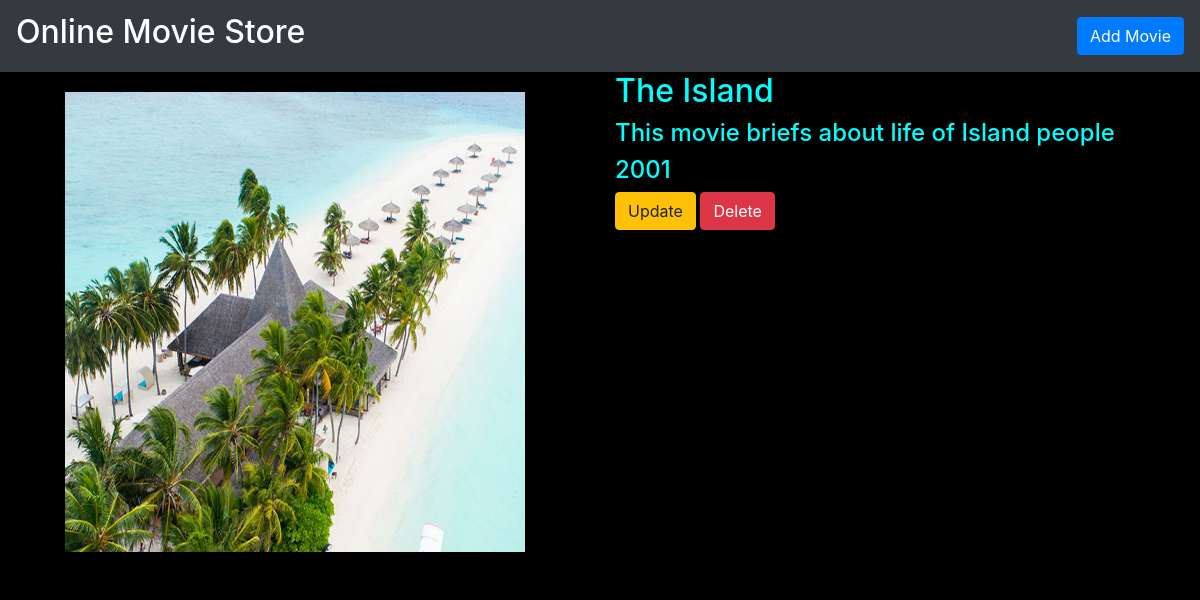
The app's page /movie/4/ with its own data.
### movieapp/models.py (models this page shows, shortened)
class Movie(models.Model):
    name = models.CharField(max_length=250)
    desc = models.TextField()
    year = models.IntegerField()
    image = models.ImageField()

### movieapp/views.py (the view)
# urls.py: path('movie/<int:movie_id>/',views.detail,name='detail'),
def detail(request,movie_id):
    movie=Movie.objects.get(id=movie_id)
    return render(request,"detail.html",{'movie':movie})

### templates/detail.html
{% extends 'base.html' %}
{% block body %}
<body style="background-color:black">
<div class="container">
 <div class="row">
     <div class="col-md-6">
         <img src="{{movie.image.url}}" style="padding:20px" height="500" width="500">
     </div>
     <div class="col-md-6">
         <h2 style="color:cyan">{{movie.name}}</h2>
         <h4 style="color:cyan">{{movie.desc}}</h4>
         <h4 style="color:cyan">{{movie.year}}</h4>
         <a class="btn btn-warning" href="{% url 'movieapp:update' movie.id %}">Update</a>
         <a class="btn btn-danger" href="{% url 'movieapp:delete' movie.id %}">Delete</a>
     </div>
 </div>
</div>
</body>
{% endblock %}

### static/style.css (style rules this page uses)
body { background-color:red; }

### records on screen
Movie: image (picture), name "The Island", desc "This movie briefs about life of Island people", year "2001"
